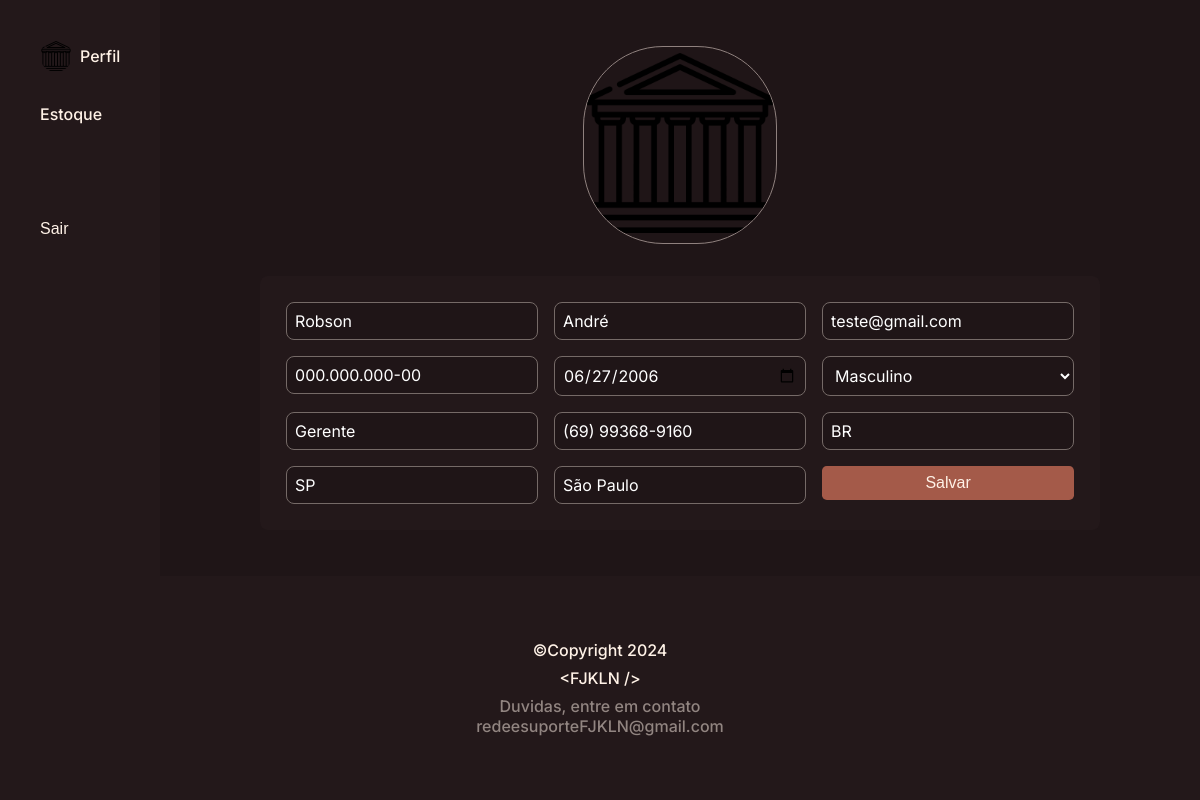
Before: /perfil/edita/13 (signed in) with the older database file.
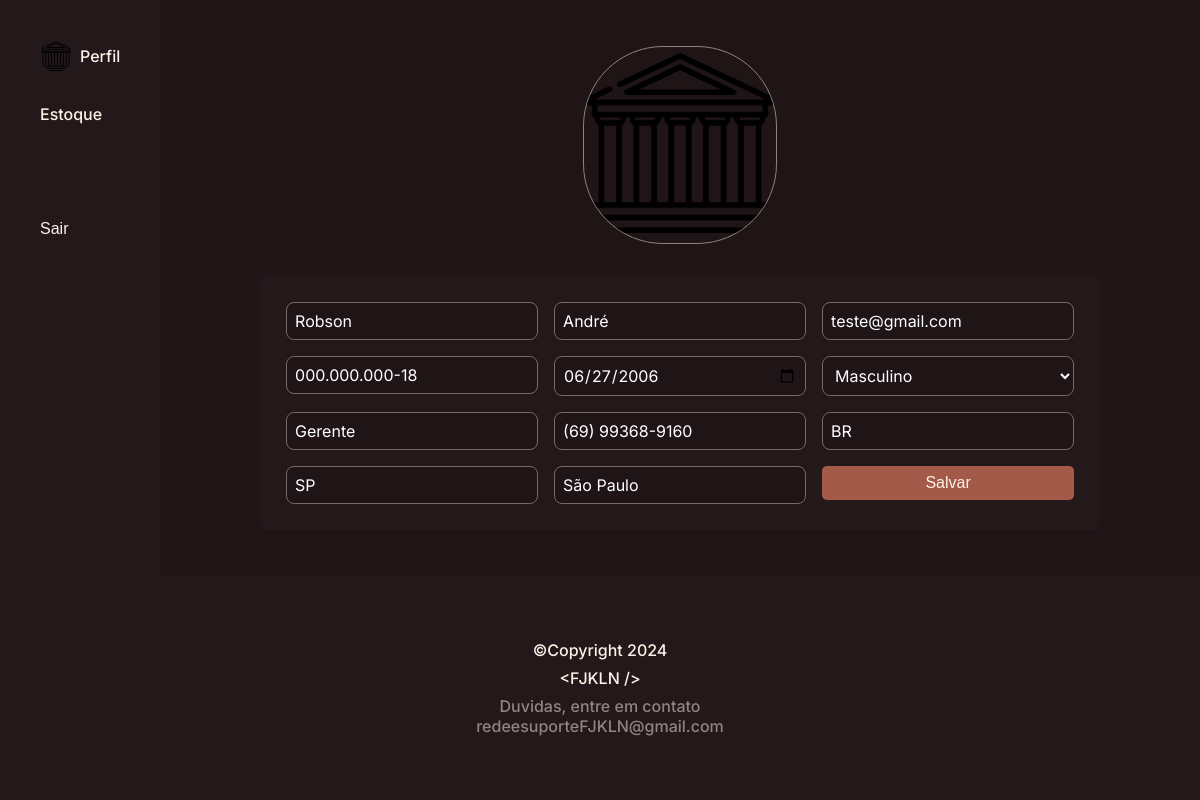
After: the same page with the newer database file.
### sistema/models.py (models this page shows, shortened)
class Gerente(AbstractUser):
    filial = models.OneToOneField(Filial, on_delete=models.CASCADE, null=True, blank=True)
    cpf = models.CharField(max_length=14, default='000.000.000-00')
    data_nascimento = models.DateField(default='2000-01-01')
    genero = models.CharField(max_length=20, default='Sem genero')
    pais = models.CharField(max_length=50, default='Brasil')
    estado = models.CharField(max_length=20, default=None)
    cidade = models.CharField(max_length=50, default=None)
    cargo = models.CharField(max_length=20, default='Sem cargo')
    telefone = models.CharField(max_length=20, default='(00) 0000-0000')
    imagem = models.ImageField(upload_to='images/', null=True, blank=True)

### perfil/views.py (the view, shortened to what this page needs)
# urls.py: path('edita/<int:pk>', views.edita_perfil, name='editar'),
@login_required
def edita_perfil(request, pk):
    user = request.user
    return render(request, 'perfil/edita.html', {'user': user})

### perfil/templates/perfil/edita.html (shortened to what this page needs)
{% load static %}
<!DOCTYPE html>
<html lang="pt-br">
<head>
    <link rel="stylesheet" href="{% static 'perfil/css/edita.css' %}">
</head>
<body>
    <div class="container">
        <aside>
            <ul>
                <div>
                    <li>
                        <a href="{% url 'perfil:editar' user.id %}">
                            <img src="{{ user.imagem.url }}" alt="Imagem do Usuário" />
                            <p>Perfil</p>
                        </a>
                    </li>
                    <li>
                        <a href="{% url 'estoque:home' %}">
                            Estoque
                        </a>
                    </li>
                </div>
                <li>
                    <form action="{% url 'login:sair' %}" method="POST" style="display: inline;">
                        <button type="submit">Sair</button>
                    </form>
                </li>
            </ul>
        </aside>
        <main>
            <div class="image">
                <img src="{{ user.imagem.url }}" alt="Imagem do Usuário" class="image_main" />
            </div>
            <form action="{% url 'perfil:editar' user.id %}" method="post">
                <table>
                    <tr>
                        <td>
                            <input type="text" value="{{ user.username }}" name="username" required>
                        </td>
                        <td>
                            <input type="text" value="{{ user.last_name }}" name="last_name" required>
                        </td>
                        <td>
                            <input type="email" value="{{ user.email }}" name="email">
                        </td>
                    </tr>
                    <tr>
                        <td>
                            <input type="text" name="cpf" id="cpf" value="{{ user.cpf }}" required maxlength="14">
                        </td>
                        <td>
                            <input type="date" name="data_nascimento" value="{{ user.data_nascimento|date:'Y-m-d' }}"
                                required>
                        </td>
                        <td>
                            {% if user.genero == 'Masculino' %}
                            <select name="genero">
                                <option value="{{ user.genero }}" selected>{{ user.genero }}</option>
                            </select>
                            {% endif %}
                        </td>
                    </tr>
                    <tr>
                        <td>
                            <input type="text" value="{{ user.cargo }}" name="cargo">
                        </td>
                        <td>
                            <input type="text" name="telefone" id="telefone" value="{{ user.telefone }}" required
                                maxlength="15">
                        </td>
                        <td>
                            <input type="text" name="pais" value="{{ user.pais }}" required>
                        </td>
                    </tr>
                    <tr>
                        <td>
                            <input type="text" name="estado" id="estado" value="{{ user.estado }}" required">
                        </td>
                        <td>
                            <input type="text" name="cidade" value="{{ user.cidade }}" required>
                        </td>
                        <td>
                            <button type="submit" class="salve">Salvar</button>
                        </td>
                    </tr>
                </table>
            </form>
    </div>
    <footer style="text-align: center;">
        <p class="footer-copy">©Copyright
            <FJKLN /> 2024
        </p>
        <p class="footer-abrev">&lt;FJKLN /&gt;</p>
        <p class="footer-autor">Duvidas, entre em contato
            <br>redeesuporteFJKLN@gmail.com
        </p>
    </footer>
</body>
</html>

### templates/static/perfil/css/edita.css (style rules this page uses)
* { margin: 0; padding: 0; box-sizing: border-box; list-style: none; }
body { background: #1F1517; color: white; display: flex; flex-direction: column; min-height: 100vh; font-family: Inter; }
footer { padding: 4rem; display: flex; flex-direction: column; align-items: center; gap: 0.5rem; background: #23181A; text-align: center; width: 100%; }
.footer-copy { color: #FFF2E7; font-size: 1rem; font-weight: 500; text-align: center; }
.footer-autor { color: rgba(255, 242, 231, 0.50); font-size: 1rem; font-style: normal; font-weight: 500; text-align: center; }
.footer-abrev { color: #FFF2E7; font-size: 1rem; font-weight: 500; text-align: center; }
.container { display: flex; flex-direction: row; flex: 1; }
aside { padding: 2rem; background: #23181A; }
aside img { width: 2rem; height: 2rem; border-radius: 50%; }
aside ul { display: flex; flex-direction: column; gap: 5rem; }
button, a { border: none; background: none; cursor: pointer; color: #FFF2E7; font-size: 1rem; font-weight: 500; text-align: center; text-decoration: none; display: flex; flex-direction: row; align-items: center; gap: 0.5rem; padding: 0.5rem; transition: all 0.3s ease-in-out; border-radius: 0.3rem; width: 100%; }
aside div { display: flex; flex-direction: column; gap: 1rem; }
main { margin: 0 auto; display: flex; flex-direction: column; align-items: center; justify-content: center; gap: 2rem; padding: 2rem; flex: 1; }
input { padding: 0.5rem; font-family: Inter; font-size: 1rem; border: 1px solid #756A67; border-radius: 0.5rem; background: #1F1517; color: white; }
select { padding: 0.5rem; font-family: Inter; font-size: 1rem; border: 1px solid #756A67; border-radius: 0.5rem; background: #1F1517; color: white; }
.image_main { width: 12rem; height: 12rem; }
table { background: #23181A; padding: 1rem; border-radius: 0.5rem; }
tr { display: flex; flex-direction: row; flex: 1; }
td { display: flex; flex-direction: column; flex: 1; padding: 0.5rem; }
.salve { display: flex; justify-content: center; align-items: center; background: #A45A49; transition: all 0.3s ease-in-out; }
.image { border: 1px solid #8f817e; overflow: hidden; border-radius: 5rem; }

Changed rows visible on the page:
changed Gerente "Robson": cpf "000.000.000-00" → "000.000.000-18"
